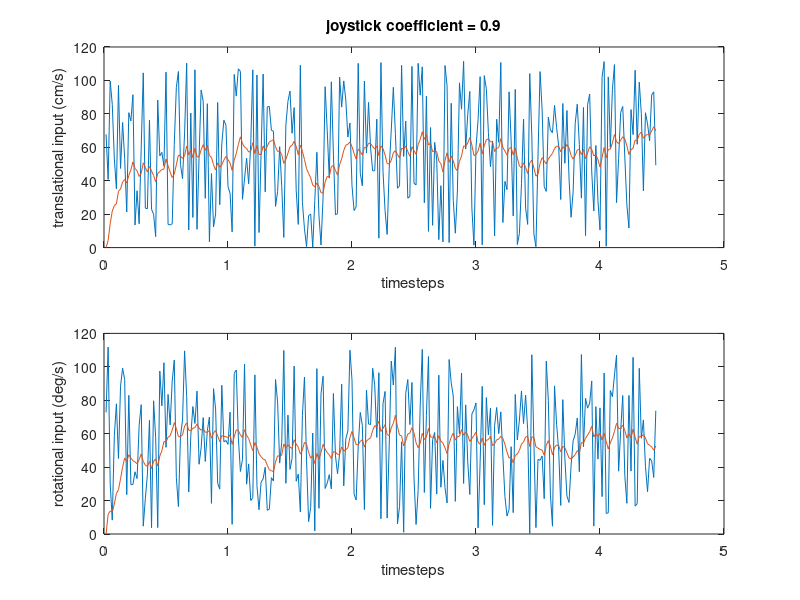

Reproduce this figure in MATLAB.
%% Joystick coefficient function (a = exp(-dt/tau)  or  tau = -dt/log(a))

% a is the input coefficient [0,1)
% tau is the timescale on which control affects the velocity v
% vmax is the maximum velocity (which will depend on tau)
% u is the control (max of 1)

% equation for joystick function: v(t) = v(t-1) + dt/tau * (-v(t-1) + vmax*u(t))  ,   u(t) ranges from 0 to 1
% vmax*u(t) = joystick_input (j_x, j_w, ...)
% equation for determining vmax based on tau: vmax(tau) = x/T * (1 + b*log(1 + exp((2*tau - T)/T*b))
% equation for tau given a: a = exp(-dt/tau)    ,   -log(a) = dt/tau

% b = 0: vmax = X/T , tau < T/2
%        vmax = (X/T)*(2*tau - T + 1) , tau > T/2
%        vmax = 
a = 0.9; % coefficient input
b = 0.5; 
dt = 1/60; % time step, 
tau = -dt/log(a); % averaging time in units of dt

vmax_control = 90; % 90 cm/s: the value that I'll choose for the PURE velocity control condition in the moog.
wmax_control = 90; % 90 deg/s: the value that I'll choose for the PURE velocity control condition in the moog.
x = 400; % mean distance in cm to targets
T = x/vmax_control; % mean duration in sec to reach targets
Nt  = round(T/dt); % number of timesteps

vmax = (x/T)*(1 + b*log(1 + exp((2*tau - T)/T*b))); % vmax as function of tau
ratio = vmax/vmax_control;
wmax = ratio*wmax_control; 

%% Option 1: Choose square wave input
j_x = vmax*([zeros(1,round(Nt/5)) ones(1,round(Nt*3/5)) zeros(1,round(Nt/5))]); % joystick translational input
j_w = wmax*([zeros(1,round(Nt/5)) ones(1,round(Nt*3/5)) zeros(1,round(Nt/5))]); % joystick rotational input

%% Option 2: Choose random input in [0,200]
j_x = vmax*rand(1,Nt); % joystick translational input
j_w = wmax*rand(1,Nt); % joystick rotational input

%% Apply the joystick coefficient function
v = zeros(1,Nt); w = zeros(1,Nt);
for t = 2:Nt
    if a == 0
        v(t) = j_x(t);
        w(t) = j_w(t);
    elseif a == 1
        v(t) = v(t-1) + j_x(t)*dt;
        w(t) = w(t-1) + j_w(t)*dt;
    else
        v(t) = v(t-1) - log(a) * (-v(t-1) + j_x(t));
        w(t) = w(t-1) - log(a) * (-w(t-1) + j_w(t));
    end
end

figure;
subplot(2,1,1);
plot([1:Nt]*dt,j_x);title(['joystick coefficient = ' num2str(a)]);hold on;
plot([1:Nt]*dt,v);ylabel('translational input (cm/s)');xlabel('timesteps');
subplot(2,1,2);
plot([1:Nt]*dt,j_w);ylabel('rotational input (deg/s)');xlabel('timesteps');hold on;
plot([1:Nt]*dt,w);hold off;


